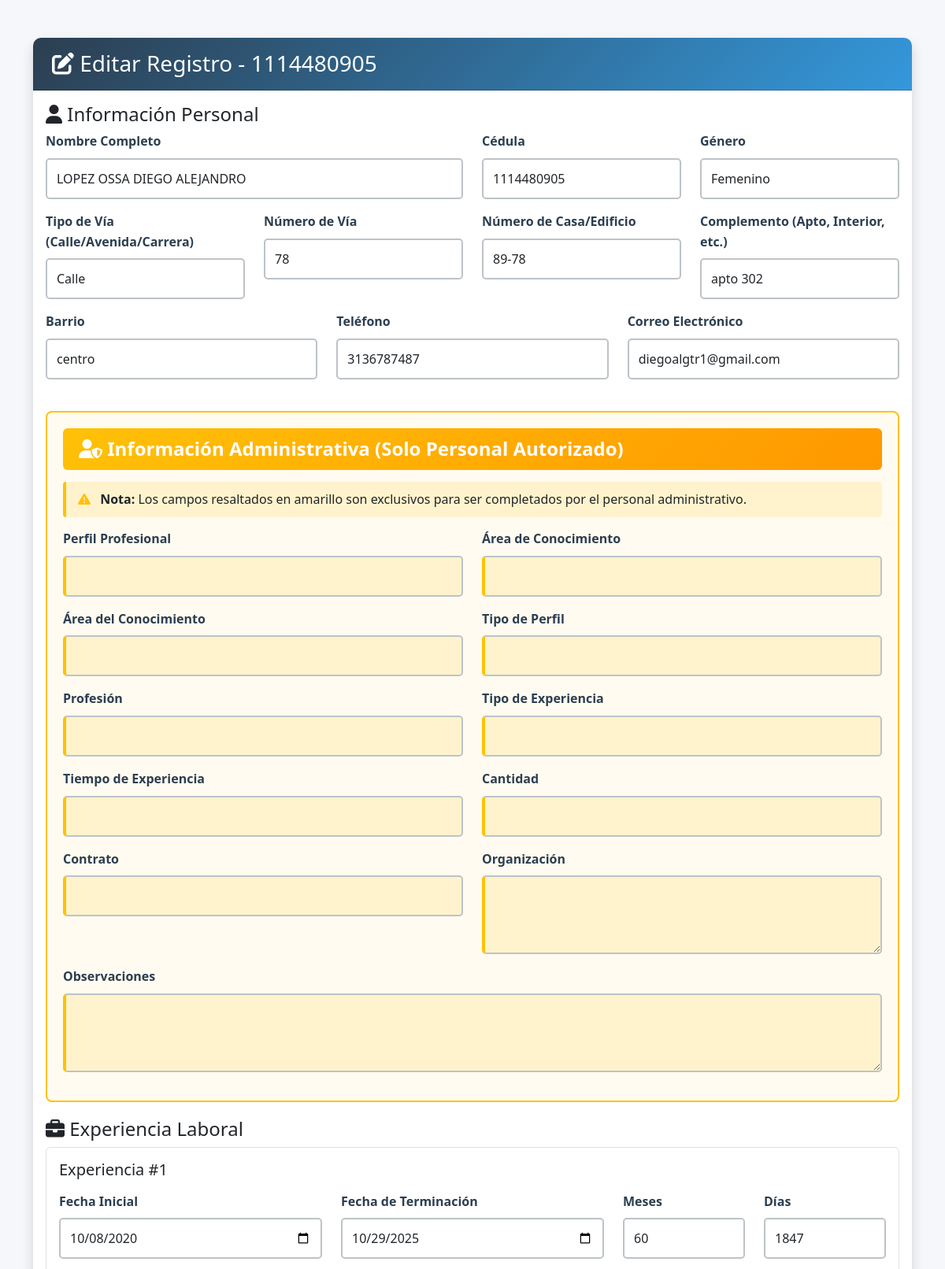
Page /formapp/editar/13/ (signed in, upper part) on the earlier database version.
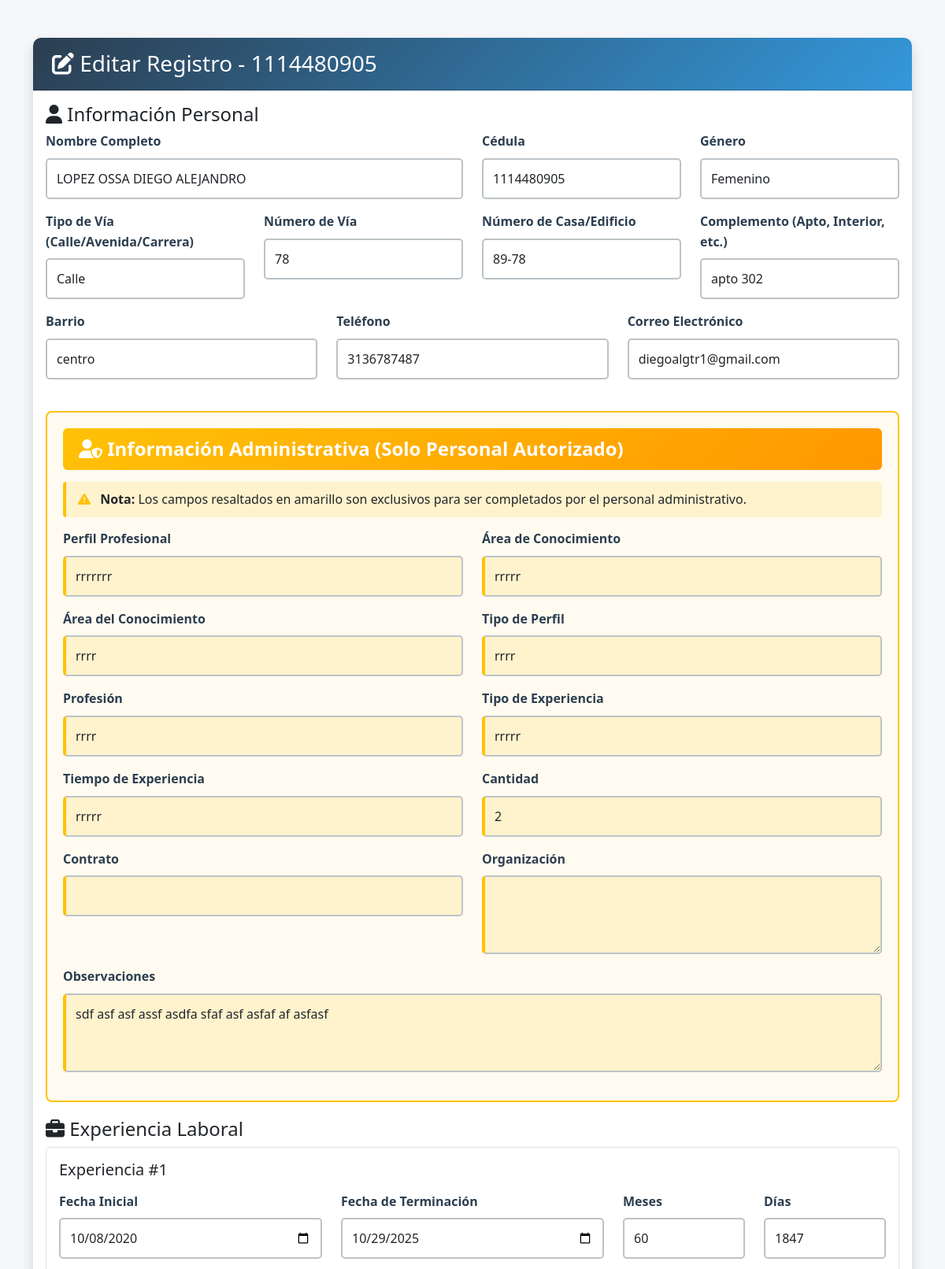
Same page on the later database version.
### formapp/models.py (models this page shows, shortened)
class InformacionBasica(models.Model):
    GENERO_CHOICES = [
        ('Femenino', 'Femenino'),
        ('Masculino', 'Masculino'),
    ]
    nombre_completo = models.CharField(max_length=200, verbose_name='Nombre Completo', blank=True, null=True)
    cedula = models.CharField(
        max_length=20,
        unique=True,
        verbose_name='Cédula',
        error_messages={
            'unique': 'Ya existe un registro con esta cédula. Por favor, verifica el número de cédula.'
        }
    )
    genero = models.CharField(max_length=50, verbose_name='Género', choices=GENERO_CHOICES)
    tipo_via = models.CharField(max_length=50, verbose_name='Tipo de Vía (Calle/Avenida/Carrera)', default='Calle')
    numero_via = models.CharField(max_length=20, verbose_name='Número de Vía', default='')
    numero_casa = models.CharField(max_length=20, verbose_name='Número de Casa/Edificio', default='')
    complemento_direccion = models.CharField(max_length=100, verbose_name='Complemento (Apto, Interior, etc.)', blank=True, null=True)
    barrio = models.CharField(max_length=100, verbose_name='Barrio', blank=True, null=True)
    telefono = models.CharField(max_length=20, verbose_name='Teléfono')
    correo = models.EmailField(verbose_name='Correo Electrónico')
    perfil = models.CharField(max_length=200, verbose_name='Perfil Profesional', blank=True, null=True)
    area_conocimiento = models.CharField(max_length=200, verbose_name='Área de Conocimiento', blank=True, null=True)
    area_del_conocimiento = models.CharField(max_length=200, verbose_name='Área del Conocimiento', blank=True, null=True)
    tipo_perfil = models.CharField(max_length=200, verbose_name='Tipo de Perfil', blank=True, null=True)
    profesion = models.CharField(max_length=200, verbose_name='Profesión', blank=True, null=True)
    experiencia = models.CharField(max_length=200, verbose_name='Tipo de Experiencia', blank=True, null=True)
    tiempo_experiencia = models.CharField(max_length=200, verbose_name='Tiempo de Experiencia', blank=True, null=True)
    cantidad = models.IntegerField(verbose_name='Cantidad', blank=True, null=True)
    organizacion = models.TextField(verbose_name='Organización', blank=True, null=True)
    contrato = models.CharField(max_length=200, verbose_name='Contrato', blank=True, null=True)
    observacion = models.TextField(verbose_name='Observaciones', blank=True, null=True)

### formapp/views.py (the view)
# urls.py: path('editar/<int:pk>/', views.applicant_edit_view, name='applicant_edit'),
@login_required
def applicant_edit_view(request, pk):
    applicant = get_object_or_404(InformacionBasica, pk=pk)
    if request.method == 'POST':
        form = InformacionBasicaForm(request.POST, request.FILES, instance=applicant)
        experiencia_formset = ExperienciaLaboralFormSet(request.POST, request.FILES, instance=applicant)
        academica_formset = InformacionAcademicaFormSet(request.POST, request.FILES, instance=applicant)
        posgrado_formset = PosgradoFormSet(request.POST, request.FILES, instance=applicant)
        especializacion_formset = EspecializacionFormSet(request.POST, request.FILES, instance=applicant)
        if form.is_valid():
            try:
                with transaction.atomic():
                    informacion_basica = form.save()
                    if experiencia_formset.is_valid():
                        experiencia_formset.save()
                        calcular_experiencia_total(informacion_basica)
                    if academica_formset.is_valid():
                        academica_formset.save()
                    if posgrado_formset.is_valid():
                        posgrado_formset.save()
                    if especializacion_formset.is_valid():
                        especializacion_formset.save()
                    messages.success(request, f'Registro de {informacion_basica.nombre_completo} actualizado con éxito!')
                    return redirect('formapp:applicant_detail', pk=informacion_basica.pk)
            except Exception as e:
                messages.error(request, f'Error al actualizar el registro: {str(e)}')
        else:
            messages.error(request, 'Por favor corrija los errores en el formulario.')
    else:
        form = InformacionBasicaForm(instance=applicant)
        experiencia_formset = ExperienciaLaboralFormSet(instance=applicant)
        academica_formset = InformacionAcademicaFormSet(instance=applicant)
        posgrado_formset = PosgradoFormSet(instance=applicant)
        especializacion_formset = EspecializacionFormSet(instance=applicant)
    context = {
        'form': form,
        'experiencia_formset': experiencia_formset,
        'academica_formset': academica_formset,
        'posgrado_formset': posgrado_formset,
        'especializacion_formset': especializacion_formset,
        'applicant': applicant,
    }
    return render(request, 'formapp/applicant_edit.html', context)

### formapp/templates/formapp/applicant_edit.html (shortened to what the changed rows need)
{% extends 'base.html' %}
{% load static %}
{% block content %}
<div class="container mt-5">
    <div class="card shadow">
        <div class="card-header bg-warning text-white">
            <h3 class="mb-0"><i class="fas fa-edit"></i> Editar Registro - {{ applicant.cedula }}</h3>
        </div>
        <div class="card-body">
            <form method="post" enctype="multipart/form-data" id="editForm">
                <div class="section-card mb-4">
                    <div class="section-body">
                        <div class="row">
                            <div class="col-md-6 mb-3">
                                <label class="form-label">{{ form.nombre_completo.label }}</label>
                                {{ form.nombre_completo }}
                            </div>
                            <div class="col-md-3 mb-3">
                                <label class="form-label">{{ form.cedula.label }}</label>
                                {{ form.cedula }}
                            </div>
                            <div class="col-md-3 mb-3">
                                <label class="form-label">{{ form.genero.label }}</label>
                                {{ form.genero }}
                            </div>
                        </div>
                        <div class="row">
                            <div class="col-md-3 mb-3">
                                <label class="form-label">{{ form.tipo_via.label }}</label>
                                {{ form.tipo_via }}
                            </div>
                            <div class="col-md-3 mb-3">
                                <label class="form-label">{{ form.numero_via.label }}</label>
                                {{ form.numero_via }}
                            </div>
                            <div class="col-md-3 mb-3">
                                <label class="form-label">{{ form.numero_casa.label }}</label>
                                {{ form.numero_casa }}
                            </div>
                            <div class="col-md-3 mb-3">
                                <label class="form-label">{{ form.complemento_direccion.label }}</label>
                                {{ form.complemento_direccion }}
                            </div>
                        </div>
                        <div class="row">
                            <div class="col-md-4 mb-3">
                                <label class="form-label">{{ form.barrio.label }}</label>
                                {{ form.barrio }}
                            </div>
                            <div class="col-md-4 mb-3">
                                <label class="form-label">{{ form.telefono.label }}</label>
                                {{ form.telefono }}
                            </div>
                            <div class="col-md-4 mb-3">
                                <label class="form-label">{{ form.correo.label }}</label>
                                {{ form.correo }}
                            </div>
                        </div>
                    </div>
                </div>
                <div class="admin-section">
                    <div class="row">
                        <div class="col-md-6 mb-3">
                            <label class="form-label">{{ form.perfil.label }}</label>
                            <input type="text" name="perfil" value="{{ form.perfil.value|default:'' }}" class="form-control admin-field">
                        </div>
                        <div class="col-md-6 mb-3">
                            <label class="form-label">{{ form.area_conocimiento.label }}</label>
                            <input type="text" name="area_conocimiento" value="{{ form.area_conocimiento.value|default:'' }}" class="form-control admin-field">
                        </div>
                    </div>
                    <div class="row">
                        <div class="col-md-6 mb-3">
                            <label class="form-label">{{ form.area_del_conocimiento.label }}</label>
                            <input type="text" name="area_del_conocimiento" value="{{ form.area_del_conocimiento.value|default:'' }}" class="form-control admin-field">
                        </div>
                        <div class="col-md-6 mb-3">
                            <label class="form-label">{{ form.tipo_perfil.label }}</label>
                            <input type="text" name="tipo_perfil" value="{{ form.tipo_perfil.value|default:'' }}" class="form-control admin-field">
                        </div>
                    </div>
                    <div class="row">
                        <div class="col-md-6 mb-3">
                            <label class="form-label">{{ form.profesion.label }}</label>
                            <input type="text" name="profesion" value="{{ form.profesion.value|default:'' }}" class="form-control admin-field">
                        </div>
                        <div class="col-md-6 mb-3">
                            <label class="form-label">{{ form.experiencia.label }}</label>
                            <input type="text" name="experiencia" value="{{ form.experiencia.value|default:'' }}" class="form-control admin-field">
                        </div>
                    </div>
                    <div class="row">
                        <div class="col-md-6 mb-3">
                            <label class="form-label">{{ form.tiempo_experiencia.label }}</label>
                            <input type="text" name="tiempo_experiencia" value="{{ form.tiempo_experiencia.value|default:'' }}" class="form-control admin-field">
                        </div>
                        <div class="col-md-6 mb-3">
                            <label class="form-label">{{ form.cantidad.label }}</label>
                            <input type="number" name="cantidad" value="{{ form.cantidad.value|default:'' }}" class="form-control admin-field">
                        </div>
                    </div>
                    <div class="row">
                        <div class="col-md-12 mb-3">
                            <label class="form-label">{{ form.observacion.label }}</label>
                            <textarea name="observacion" class="form-control admin-field" rows="3">{{ form.observacion.value|default:'' }}</textarea>
                        </div>
                    </div>
                </div>
            </form>
        </div>
    </div>
</div>
{% endblock %}

Differences in the rows shown:
changed InformacionBasica "LOPEZ OSSA DIEGO ALEJANDRO": perfil (not shown) → "rrrrrrr"; area_conocimiento (not shown) → "rrrrr"; area_del_conocimiento (not shown) → "rrrr"; tipo_perfil (not shown) → "rrrr"; profesion (not shown) → "rrrr"; experiencia (not shown) → "rrrrr"; tiempo_experiencia (not shown) → "rrrrr"; observacion (not shown) → "sdf asf asf assf asdfa sfaf asf asfaf af asfasf"
Other differences:
form field cantidad: (not shown) → "2"
